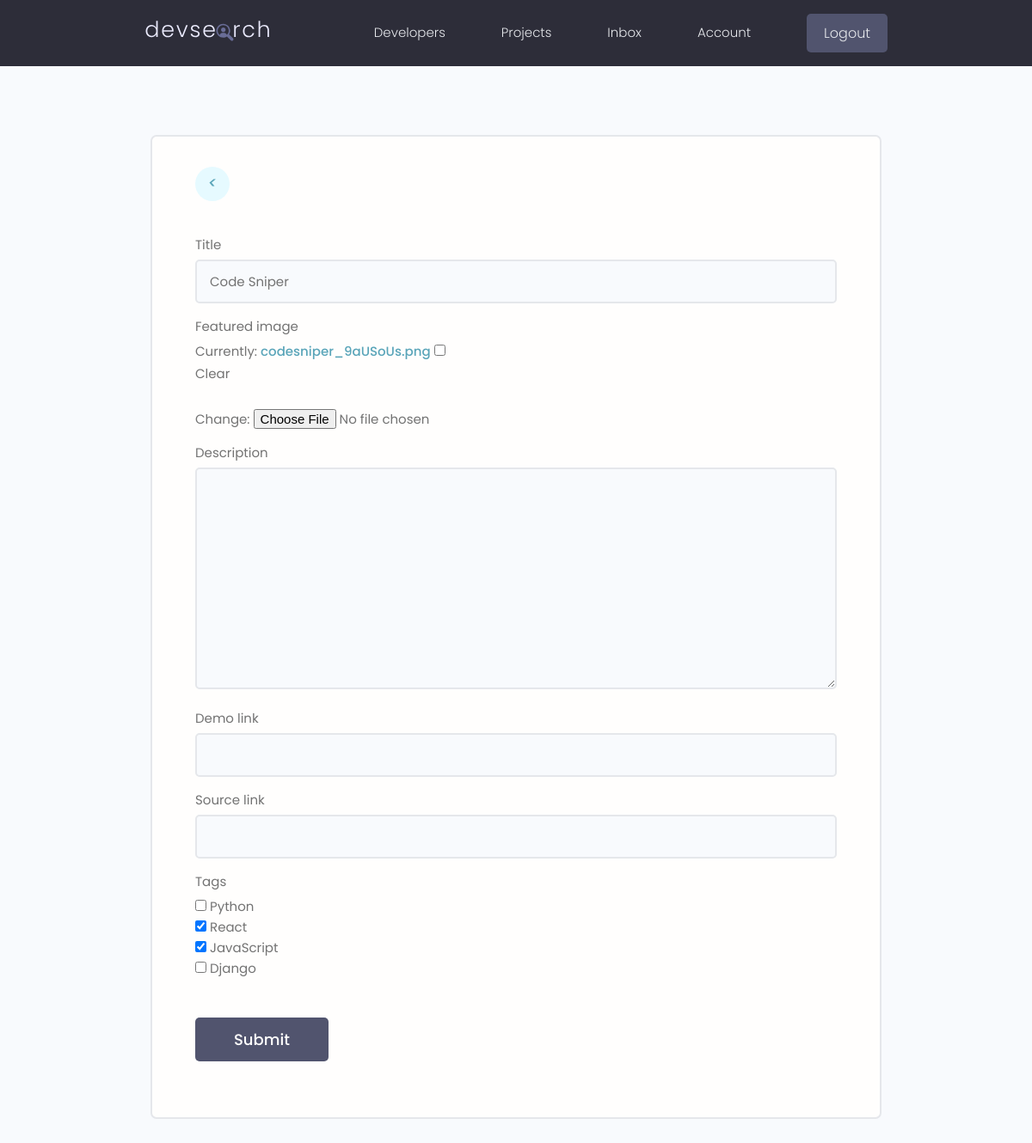
Before: /projects/update-project/c4b695f4459b4ba380c48817f3850de3/ (signed in) with the older database file.
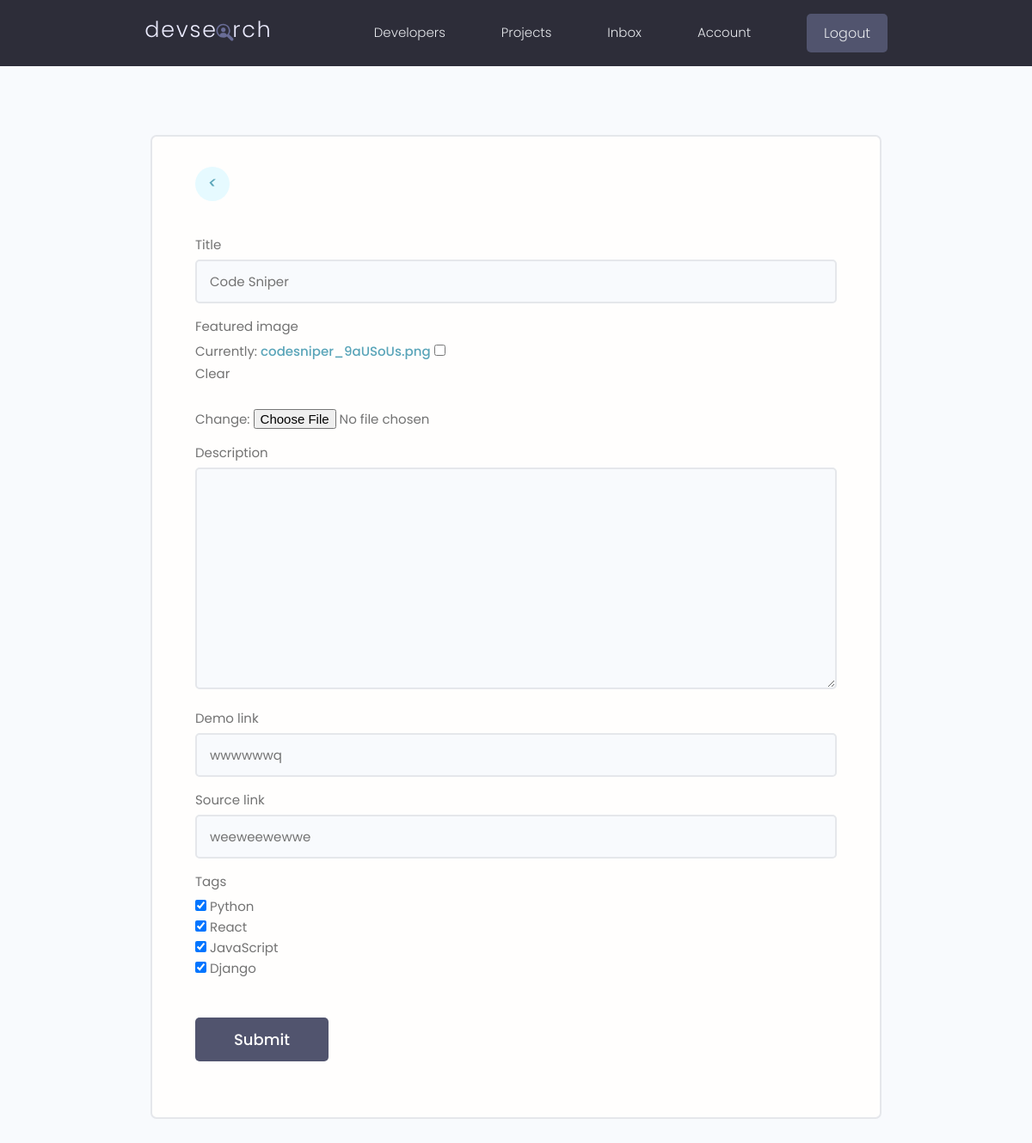
After: the same page with the newer database file.
### projects/models.py (models this page shows, shortened)
class Project(models.Model):
    owner = models.ForeignKey(Profile, null=True, blank=True, on_delete=models.SET_NULL)
    id = models.UUIDField(primary_key=True, default=uuid.uuid4, editable=False, unique=True)
    title = models.CharField(max_length=200)
    description = models.TextField(null=True, blank=True)
    tags = models.ManyToManyField('Tag', blank=True)
    vote_total = models.IntegerField(default=0, null=True, blank=True)
    vote_ratio = models.IntegerField(default=0, null=True, blank=True)
    featured_image = models.ImageField(null=True, blank=True, default='default.jpg')
    demo_link = models.CharField(max_length=2000, null=True, blank=True)
    source_link = models.CharField(max_length=2000, null=True, blank=True)
    created = models.DateTimeField(auto_now_add=True)

### projects/views.py (the view)
# urls.py: path('update-project/<str:pk>/', views.updateProject, name="update-project"),
@login_required(login_url='login')
def updateProject(request, pk):
    project = Project.objects.get(id=pk)
    form = ProjectForm(instance=project)
    if request.method == 'POST':
        form = ProjectForm(request.POST,request.FILES, instance=project)
        if form.is_valid():
            form.save()
            return redirect('projects')
    context = {'form': form}
    return render(request, 'projects/project-form.html', context)

### projects/forms.py
class ProjectForm(ModelForm):
    class Meta:
        model = Project
        fields = ['title', 'featured_image','description', 'demo_link', 'source_link', 'tags']
        widgets = {
            "tags" : forms.CheckboxSelectMultiple(),
        }
    def __init__(self, *args, **kwargs):
        super(ProjectForm, self).__init__(*args, **kwargs)
        for name, field in self.fields.items():
            field.widget.attrs.update({'class': 'input'})

### projects/models.py (called while the page is built)
    def __str__(self):
        return self.name

### projects/templates/projects/project-form.html (shortened to what this page needs)
{% extends "base.html" %}
{% load static %}
{% block content %}
<main class="formPage my-xl">
    <div class="content-box">
        <div class="formWrapper">
            <a class="backButton" href="#"><i class="im im-angle-left"><</i></a>
            <br>
            <form class="form" method="POST" enctype="multipart/form-data">
                {% for field in form %}
                <div class="form__field">
                    <label for="formInput#text">{{field.label}}</label>
                    {{field}}
                </div>
                {% endfor %}
                <input class="btn btn--sub btn--lg  my-md" type="submit" value="Submit" />
            </form>
        </div>
    </div>
</main>
{% endblock content %}

Changed rows visible on the page:
changed Project "Code Sniper": demo_link (not shown) → "wwwwwwq"; source_link (not shown) → "weeweewewwe"
Other visible differences:
form field tags: "☐ ☑ ☑ ☐" → "☑ ☑ ☑ ☑"
